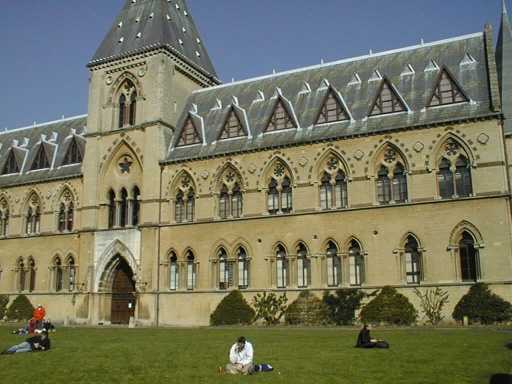
%> input picture data/part2/library1.jpg, 512 x 384 px
$ octave test_part2.m   (GNU Octave 9; MATLAB toolbox functions it lacks are replaced by stand-ins)
%> lines starting %> are read from the running program, lines starting %| are printed output that depends on the picture
### code/detectFeaturesHarris.m
function [rows, cols, neighbourhoodSize] = ...
    detectFeaturesHarris(I, sigma, threshold, radius, displayFlag)
%DETECTFEATURES Summary of this function goes here
%   Detailed explanation goes here

% function used to detect features on a image
% TODO: should take type of features to detect as user input.
% For now perform SURF feature detection and return [rows, cols]

% ouput should return neighbourhood size along with keypoints

    [~, rows, cols] = harris(I, sigma, threshold, radius, displayFlag);
    neighbourhoodSize = 2 * radius + 1;

end

### code/part2/test_part2.m
% computes fundamental matrix for pair of images, features are detected and
% matches are computed, RANSAC is ran on the matches to find optimal F

close all;
% read images
I1 = im2double(rgb2gray(imread('./../data/part2/library1.jpg')));
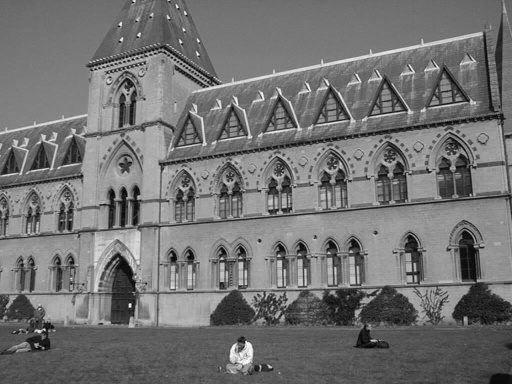
%> I1: size 384x512 double; min 0.00784, max 0.996, mean 0.449
I2 = im2double(rgb2gray(imread('./../data/part2/library2.jpg')));
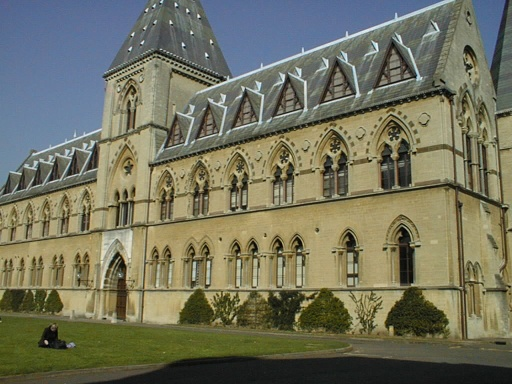
%> input picture data/part2/library2.jpg, 512 x 384 px
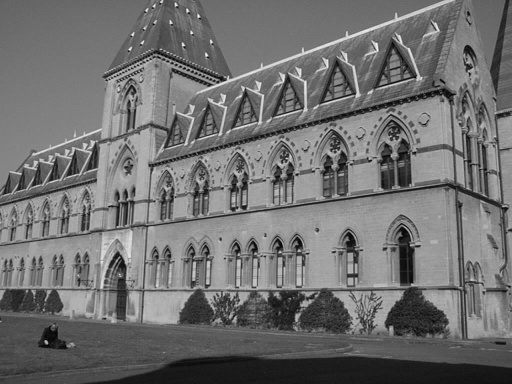
%> I2: size 384x512 double; min 0, max 0.973, mean 0.439

I1 = histeq(I1);
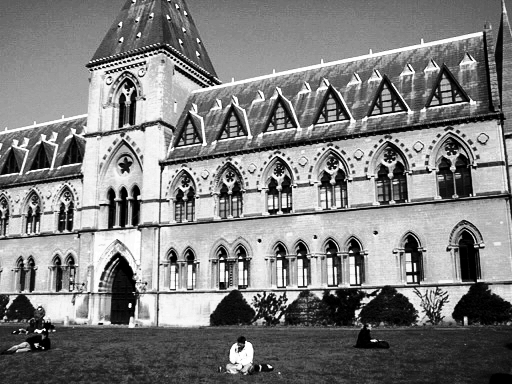
%> I1: size 384x512 double; min 0, max 1, mean 0.496
I2 = histeq(I2);
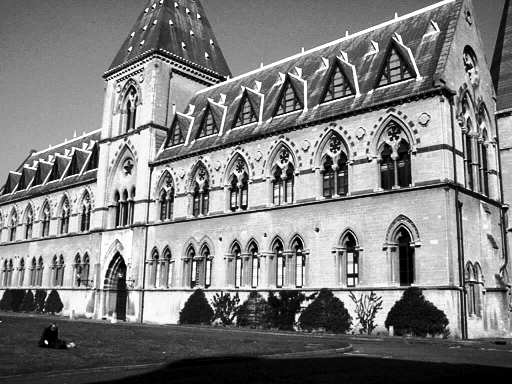
%> I2: size 384x512 double; min 0, max 1, mean 0.496; mean of the top-left, top-right, bottom-left and bottom-right quarters 0.534, 0.506, 0.474, 0.471

% step 1 - Detect feature points in both images.
[r1, c1, nhbhs1] = detectFeaturesHarris(I1, 1.618, 0.1, 5, 0);
%> the run ends on the next line
